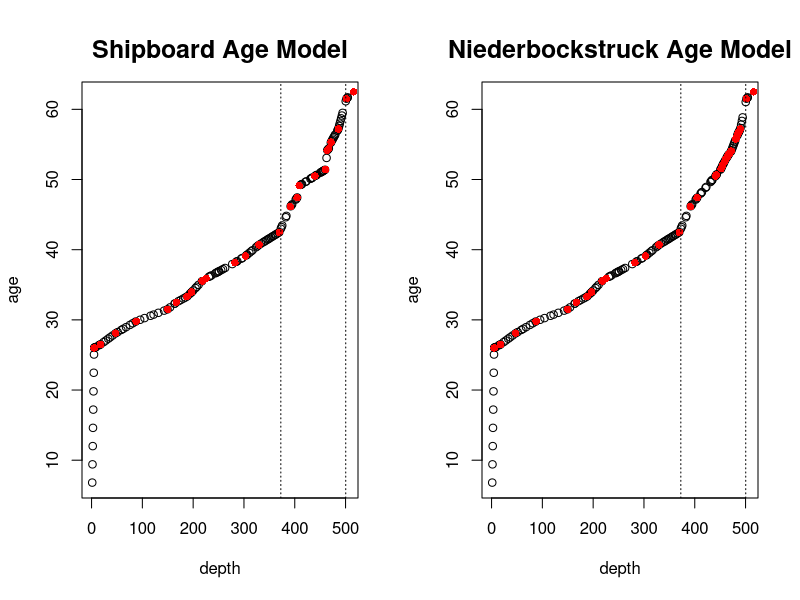
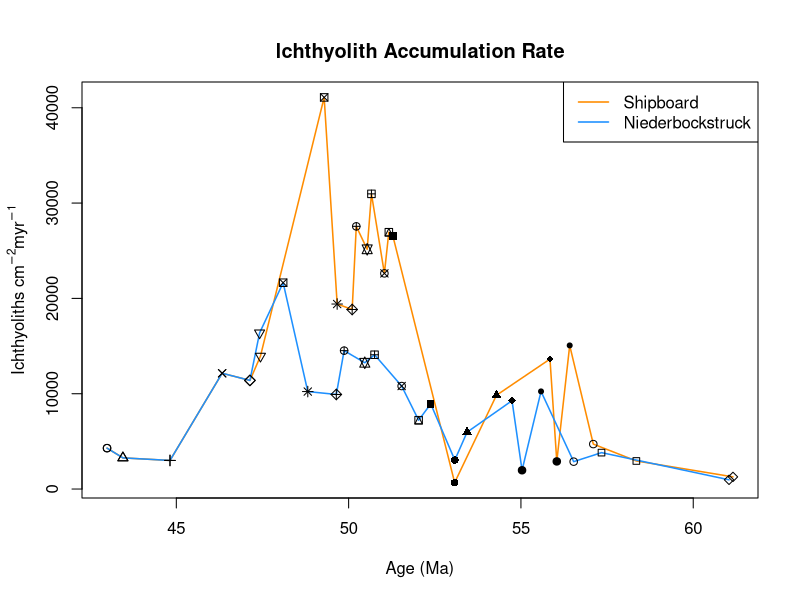

Generate these figures, in order, with R: (Note: this script raises an error after producing the figures.)
############################
#                          #
#     Age Model Setups     #
#                          #
############################

# This script calculates age-depth, sedimentation rate, and ichthyolith accumulation rates for
# the processed samples in the dataset.

#########################
#                       #
#        Functions      #
#                       #
#########################

###### ageDepth.fn for calculating age-depth #####
# Interpolation function for calculating age from age-depth (pointer) and depths.out (sample depths)
ageDepth.fn <- function(ages.pointer, depths.pointer, depths.out, plot.out = FALSE) {
   agemodel <- approx(x = depths.pointer, y = ages.pointer, xout = depths.out)

   if(plot.out == TRUE) {
      plot(agemodel, xlab = 'depth', ylab = 'age')
      points(depths.pointer, ages.pointer, pch = 16, col = 'red')
   }
   names(agemodel) <- c('depth', 'age')
   return(agemodel)
}

##### sedRate.cm.myr.fn Sedimentation rate calculation #####

sedRate.cm.myr.fn <- function(ages, depths) {

   sed.rate <- c(0) #give 0 value to first sample - this will be overwritten at the end

   for(i in 2:length(ages)) {
      sed.rate[i] <- ((depths[i]-depths[i-1])*100)/(ages[i]-ages[i-1])
   }
   sed.rate[1] <- sed.rate[2]
   return(sed.rate)
}


###############################
#                             #
#     Dataset Processing      #
#                             #
###############################

##### Call in and select relevant data for EECO Dataset from whole processing log #####

all_data <- read.csv('data/U1553_Processing_Log - Sample_Processing.csv', skip = 2, header = TRUE)

# pull full IODP sample information, ccsf, dry bulk density (DBD), total ichthyoliths for IAR calculation
relevant_columns <- c(1,2,3,4,5,6,7,8,9,10,11,12,13,14,15,23,52)
# Be sure to check this!! Really just need sample number, ccsf, DBD, and total ichthyoliths

all_data <- all_data[,relevant_columns]


##### Age-Depth Tables for age models used in this study #####

##### Shipboard age depth model #####
shipboard_age_table <- read.csv('data/U1553_Processing_Log - Age_Model_Shipboard_T19.csv',
                                skip = 4, header = TRUE)

shipboard_pointers <- data.frame(age = shipboard_age_table$Age..Ma.,
                                 ccsf.mid = shipboard_age_table$Midpoint_ccsf.a)

#Calculate age-depth and view plot
shipboard_ages <- ageDepth.fn(ages.pointer = shipboard_pointers$age,
                              depths.pointer = shipboard_pointers$ccsf.mid,
                              depths.out = all_data$Mid.depth.CCSF..calc.,
                              plot.out = F)

all_data$shipboard_ages <- shipboard_ages$age

all_data$shipboard_sedrate <- sedRate.cm.myr.fn(ages = all_data$shipboard_ages,
                                                depths = all_data$Mid.depth.CCSF..calc.)

# Calculate IAR: IAR (ich/cm2/myr) = ich/g * g/cm3 * cm/myr
all_data$shipboard_IAR <- (all_data$Total.Ichthyoliths..manual./all_data$Dry.Weight) * all_data$shipboard_sedrate * all_data$DBD..variable..g.cm.3.


##### Niederbockstruck et al age model #####

nieder_age_table <- read.csv('data/U1553_Processing_Log - Age_Model_Niederbockstruck_splice.csv',
                             skip = 3, header = TRUE)
nieder_pointers <- data.frame(age = nieder_age_table$Age.Ma,
                              ccsf.mid = nieder_age_table$mid_ccsf.a)

#Calculate age-depth and view plot
nieder_ages <- ageDepth.fn(ages.pointer = nieder_pointers$age,
                           depths.pointer = nieder_pointers$ccsf.mid,
                           depths.out = all_data$Mid.depth.CCSF..calc.,
                           plot.out = F)


all_data$nieder_ages <- nieder_ages$age

all_data$nieder_sedrate <- sedRate.cm.myr.fn(ages = all_data$nieder_ages,
                                             depths = all_data$Mid.depth.CCSF..calc.)

all_data$nieder_IAR <- (all_data$Total.Ichthyoliths..manual./all_data$Dry.Weight) * all_data$nieder_sedrate * all_data$DBD..variable..g.cm.3.


##### chas_dataset <- Pull only the E. Eocene samples that were processed as part of this study #####
chas_sample_IDs <- c(93, 95, 97, 99, 101, 103, 105, 107, 109, 111, 113, 115,
                     117, 119, 121, 123, 125, 130, 131, 133, 135, 139, 143)

chas_dataset <- all_data[chas_sample_IDs,]


###############################
#                             #
#     Age Model Figures       #
#                             #
###############################

##### Figures comparing age models #####

##### 2-panel age-depth plot #####
par(mfrow = c(1,2))
# shipboard age model
shipboard_ages <- ageDepth.fn(ages.pointer = shipboard_pointers$age,
                              depths.pointer = shipboard_pointers$ccsf.mid,
                              depths.out = all_data$Mid.depth.CCSF..calc.,
                              plot.out = T)
mtext("Shipboard Age Model", side = 3, line = 1, cex = 1.5, font = 2)
abline(v=min(chas_dataset$Mid.depth.CCSF..calc.), lty = 3)
abline(v=max(chas_dataset$Mid.depth.CCSF..calc.), lty = 3)

# Niederbockstruck age model
nieder_ages <- ageDepth.fn(ages.pointer = nieder_pointers$age,
                           depths.pointer = nieder_pointers$ccsf.mid,
                           depths.out = all_data$Mid.depth.CCSF..calc.,
                           plot.out = T)
mtext("Niederbockstruck Age Model", side = 3, line = 1, cex = 1.5, font = 2)
abline(v=min(chas_dataset$Mid.depth.CCSF..calc.), lty = 3)
abline(v=max(chas_dataset$Mid.depth.CCSF..calc.), lty = 3)


##### Line plots comparing the two different IARs #####
par(mfrow = c(1,1))
plot(chas_dataset$shipboard_ages, chas_dataset$shipboard_IAR,
     type = 'l', col = 'darkorange', lwd = 1.5,
     xlab = '',
     ylab = '')
points(chas_dataset$nieder_ages, chas_dataset$nieder_IAR, type = 'l', col = 'dodgerblue', lwd = 1.5)

# Add data points to compare exact samples to each other:
points(chas_dataset$shipboard_ages, chas_dataset$shipboard_IAR, pch = c(1:23))
points(chas_dataset$nieder_ages, chas_dataset$nieder_IAR, pch = c(1:23))

# legend and Axis labels
legend('topright', legend = c("Shipboard", "Niederbockstruck"),
       lty = 1, lwd = 1.5, col = c('darkorange', 'dodgerblue'))
mtext('Age (Ma)', side = 1, line = 3)
mtext(expression("Ichthyoliths " * cm^-2 * myr^-1), side = 2, line = 2.5)
mtext("Ichthyolith Accumulation Rate", side = 3, line = 1, cex = 1.2, font = 2)





#####################################
#                                   #
#        Morphotype Datasets        #
#                                   #
#####################################
##### Call in and Clean Morphotypes Dataset #####

# Call in dataset
morphs <- read.csv("data/ToothMorph_V0.4_Morphotypes - Chas_U1553.csv")

# Clean the morphs dataset to only have named morphotypes
morphs <- morphs[!morphs$Alias=="",]


##### Shipboard Age Model #####

## Assign shipboard-based ages
morphs$shipboard_ages <- all_data[match(morphs$Sample.number, all_data$Serial..),18] # Pull the shipboard ages (column 18) value for the morphs

## Testing to see if the lookup pulled the right ages:
sort(unique(morphs$shipboard_ages))==chas_dataset$shipboard_ages #should be all true
# Yay this worked!

# Make counts matrix for plotting
morph.age.shipboard <- data.frame(age = morphs$shipboard_ages, morphotype = morphs$Alias)
morph.counts.shipboard <- table(morph.age.shipboard)


###### Niederbockstruck et al age model #####

## Assign Niederbockstruck ages
morphs$nieder_ages <- all_data[match(morphs$Sample.number, all_data$Serial..),21] # Pull the Niederbockstruck et al ages (column 21) value for the morphs

## Testing to see if the lookup pulled the right ages:
sort(unique(morphs$nieder_ages))==chas_dataset$nieder_ages #should be all true
# Yay this worked!


# Make counts matrix for plotting
morph.age.nieder <- data.frame(age = morphs$nieder_ages, morphotype = morphs$Alias)
morph.counts.nieder <- table(morph.age.nieder)





#####################################
#                                   #
#        Old Code                   #
#                                   #
#####################################
##### Old code #####

# age.lookup.fn <- function(x, dataset, key.column, return.column) {
#    lookup_table <- data.frame(key = dataset[,key.column], return = dataset[,return.column])
#    # xx <- which(key.column %in% x) #figure out the right array line to look up
#    return.value <- dataset[xx, return.column]
#    return(return.value)
# }
#
# morphs$shipboard_ages <- apply(morphs, 1, age.lookup.fn(x=morphs$Sample.number, dataset = all_data, key.column = 2, return.column = 18))
#
# age.lookup.fn(x=morphs$Sample.number, dataset = all_data, key.column = 2, return.column = 18)
#
# # which(chas_dataset$Serial.. %in% x) #returns correct values
#
# ## Testing
# lookup_table <- data.frame(key = all_data$Serial.., return = all_data$shipboard_ages)
#
# lookup_table[match(morphs$Sample.number, lookup_table[,1]),2] # Pull the ages value for the morphs
